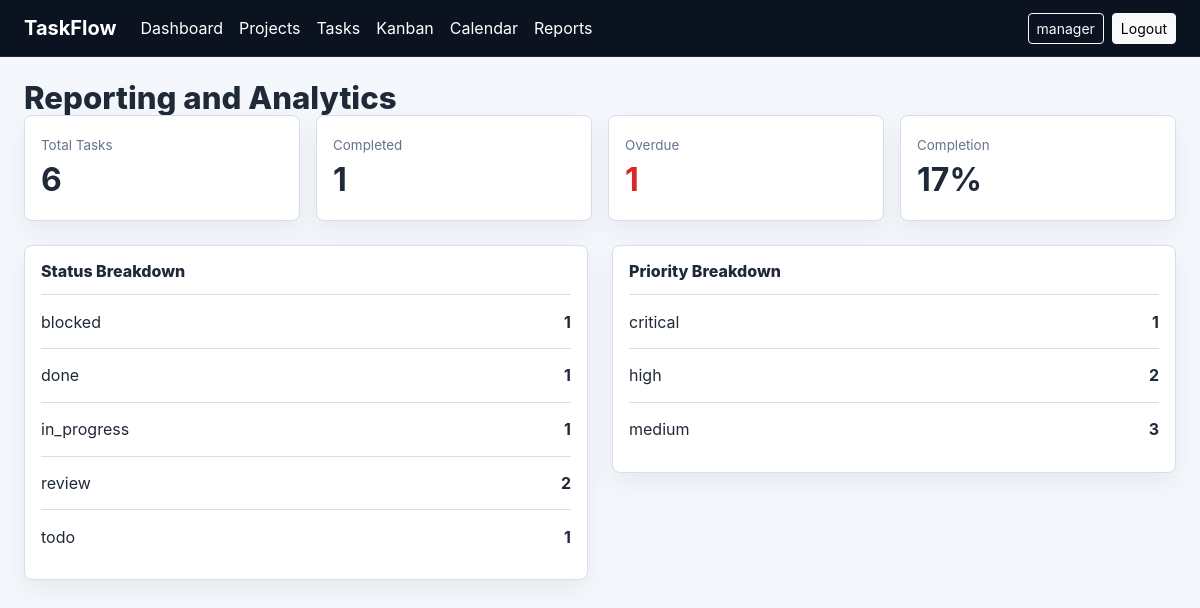
The app's page /reports/ (signed in) with its own data.
### core/models.py (models this page shows, shortened)
class Task(models.Model):
    PRIORITY_CHOICES = [
        ("low", "Low"),
        ("medium", "Medium"),
        ("high", "High"),
        ("critical", "Critical"),
    ]
    STATUS_CHOICES = [
        ("todo", "To Do"),
        ("in_progress", "In Progress"),
        ("review", "Review"),
        ("done", "Done"),
        ("blocked", "Blocked"),
    ]
    title = models.CharField(max_length=180)
    description = models.TextField()
    project = models.ForeignKey(Project, on_delete=models.CASCADE, related_name="tasks")
    sprint = models.ForeignKey(Sprint, on_delete=models.SET_NULL, related_name="tasks", null=True, blank=True)
    priority = models.CharField(max_length=20, choices=PRIORITY_CHOICES, default="medium")
    status = models.CharField(max_length=20, choices=STATUS_CHOICES, default="todo")
    assignee = models.ForeignKey(settings.AUTH_USER_MODEL, on_delete=models.SET_NULL, related_name="assigned_tasks", null=True, blank=True)
    reviewers = models.ManyToManyField(settings.AUTH_USER_MODEL, related_name="review_tasks", blank=True)
    dependency = models.ForeignKey("self", on_delete=models.SET_NULL, null=True, blank=True)
    start_date = models.DateField()
    due_date = models.DateField()
    estimated_hours = models.DecimalField(max_digits=5, decimal_places=1, default=1)
    created_at = models.DateTimeField(auto_now_add=True)
    updated_at = models.DateTimeField(auto_now=True)

### core/views.py (the view)
# urls.py: path("reports/", views.reports, name="reports"),
@login_required
def reports(request):
    total = Task.objects.count()
    done = Task.objects.filter(status="done").count()
    overdue = Task.objects.filter(due_date__lt=date.today()).exclude(status="done").count()
    completion = round(done / total * 100) if total else 0
    by_status = Task.objects.values("status").annotate(total=Count("id"))
    by_priority = Task.objects.values("priority").annotate(total=Count("id"))
    return render(request, "reports.html", {"total": total, "done": done, "overdue": overdue, "completion": completion, "by_status": by_status, "by_priority": by_priority})

### templates/reports.html (shortened to what this page needs)
{% extends "base.html" %}
{% block content %}
<section class="container-fluid px-4 py-4">
  <h1 class="page-title">Reporting and Analytics</h1>
  <div class="metric-grid mb-4">
    <div class="metric"><span>Total Tasks</span><strong>{{ total }}</strong></div>
    <div class="metric"><span>Completed</span><strong>{{ done }}</strong></div>
    <div class="metric danger"><span>Overdue</span><strong>{{ overdue }}</strong></div>
    <div class="metric"><span>Completion</span><strong>{{ completion }}%</strong></div>
  </div>
  <div class="row g-4">
    <div class="col-md-6">
      <div class="panel"><h2>Status Breakdown</h2>{% for row in by_status %}<div class="report-row"><span>{{ row.status }}</span><strong>{{ row.total }}</strong></div>{% empty %}<p class="empty-state">No data.</p>{% endfor %}</div>
    </div>
    <div class="col-md-6">
      <div class="panel"><h2>Priority Breakdown</h2>{% for row in by_priority %}<div class="report-row"><span>{{ row.priority }}</span><strong>{{ row.total }}</strong></div>{% empty %}<p class="empty-state">No data.</p>{% endfor %}</div>
    </div>
  </div>
</section>
{% endblock %}

### templates/base.html (shortened to what this page needs)
{% load static %}
<!doctype html>
<html lang="en">
<head>
  <link href="https://cdn.jsdelivr.net/npm/bootstrap@5.3.3/dist/css/bootstrap.min.css" rel="stylesheet">
  <link rel="stylesheet" href="{% static 'css/styles.css' %}">
</head>
<body>
  <nav class="navbar navbar-expand-lg app-nav sticky-top">
     <div class="container-fluid px-4">
      <a class="navbar-brand fw-bold" href="{% url 'dashboard' %}">TaskFlow</a>
      <div class="collapse navbar-collapse" id="mainNav">
        <ul class="navbar-nav me-auto mb-2 mb-lg-0">
          <li class="nav-item"><a class="nav-link" href="{% url 'dashboard' %}">Dashboard</a></li>
          <li class="nav-item"><a class="nav-link" href="{% url 'projects' %}">Projects</a></li>
          <li class="nav-item"><a class="nav-link" href="{% url 'tasks' %}">Tasks</a></li>
          <li class="nav-item"><a class="nav-link" href="{% url 'kanban' %}">Kanban</a></li>
          <li class="nav-item"><a class="nav-link" href="{% url 'calendar' %}">Calendar</a></li>
          <li class="nav-item"><a class="nav-link" href="{% url 'reports' %}">Reports</a></li>
        </ul>
        <div class="d-flex gap-2 align-items-center">
          {% if user.is_authenticated %}
            <a class="btn btn-sm btn-outline-light" href="{% url 'profile' %}">{{ user.username }}</a>
            <form method="post" action="{% url 'logout' %}">{% csrf_token %}
              <button class="btn btn-sm btn-light" type="submit">Logout</button>
            </form>
          {% else %}
            <a class="btn btn-sm btn-outline-light" href="{% url 'login' %}">Login</a>
            <a class="btn btn-sm btn-light" href="{% url 'register' %}">Register</a>
          {% endif %}
        </div>
      </div>
    </div>
  </nav>
  <main class="page-shell">
    {% block content %}{% endblock %}
  </main>
</body>
</html>

### static/css/styles.css (style rules this page uses)
:root { --ink: #1f2937; --muted: #64748b; --line: #d7dee8; --paper: #ffffff; --wash: #f4f7fb; --brand: #0f766e; --brand-2: #2563eb; --danger: #dc2626; }
body { background: var(--wash); color: var(--ink); font-family: Inter, system-ui, -apple-system, BlinkMacSystemFont, "Segoe UI", sans-serif; }
.app-nav { background: #0b1220; border-bottom: 1px solid rgba(255, 255, 255, .1); }
.app-nav .navbar-brand, .app-nav .nav-link { color: #fff; }
.page-shell { min-height: calc(100vh - 57px); }
.page-title { font-size: clamp(1.7rem, 2.6vw, 2.5rem); line-height: 1.1; margin: 0; font-weight: 800; }
.toolbar, .filter-bar, .metric-grid, .panel-head, .profile-panel { display: flex; align-items: center; gap: 1rem; }
.metric-grid { display: grid; grid-template-columns: repeat(auto-fit, minmax(160px, 1fr)); }
.metric, .panel, .project-card, .form-panel, .auth-panel { background: var(--paper); border: 1px solid var(--line); border-radius: 8px; box-shadow: 0 10px 26px rgba(15, 23, 42, .06); }
.metric { padding: 1rem; }
.metric span, .detail-grid span { color: var(--muted); font-size: .84rem; }
.metric strong { display: block; font-size: 2rem; }
.danger strong, .metric.danger strong { color: var(--danger); }
.panel { padding: 1rem; }
.panel h2, .kanban-column h2, .project-card h2 { font-size: 1rem; font-weight: 800; margin-bottom: .8rem; }
.project-row, .report-row { display: flex; justify-content: space-between; gap: 1rem; border-top: 1px solid var(--line); padding: .9rem 0; }

### records on screen
Task: status "blocked", total "1"
Task: status "done", total "1"
Task: status "in_progress", total "1", priority "critical"
Task: status "todo", total "1"

### other values on screen
{{ user.username }} "manager"
{{ total }} "6"
{{ done }} "1"
{{ overdue }} "1"
{{ completion }} "17"
{{ row.status }} "review"
{{ row.total }} "2"
{{ row.priority }} "high" "medium"
{{ row.total }} "2" "3"
